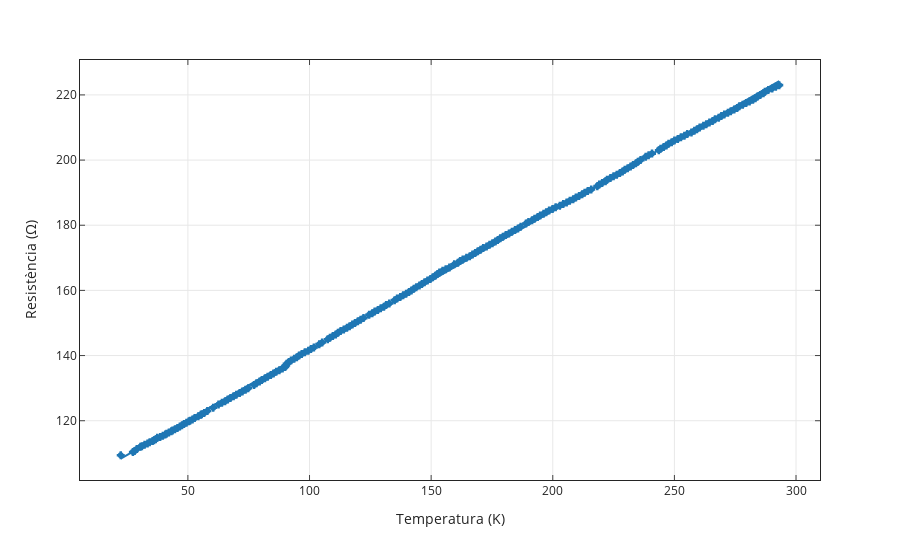

The code cell stored with this chart in its notebook:
### Code cell
fig=px.scatter(d1,x='Tk',y='Rohm',template='simple_white', trendline="ols",error_x='Inc',error_y='Inc.1',
 labels={
                     "Tk": "Temperatura (K)",
#                      "y": "Resistència $\\text{Resistència }(\Omega)$"
                     "Rohm":resist +"(&#x2126;)"
                 },                
               )
               
fig.update_layout(
    title={
#         'text': "Resistència (&#x2126;) en funció de la temperatura (K)",
        'y':0.9,
        'x':0.5,
        'xanchor': 'center',
        'yanchor': 'bottom'
        })
fig.update_xaxes(ticks="inside",
                mirror='ticks',showline=True,showgrid=True
                )
fig.update_yaxes(ticks="inside",
                mirror='ticks',showline=True,showgrid=True
                
                )

fig.show()
results = px.get_trendline_results(fig)
results = results.iloc[0]["px_fit_results"].summary()
print(results)
fig.write_image("positiu.pdf",engine="kaleido")

### Figure 1 — Plotly figure (JSON) as saved in the notebook; plotly's stock layout.template omitted (floating-point values rounded to 4 significant figures; data arrays with more than 128 entries replaced by an {"elided": "..."} marker saying what was removed)
{"data": [{"error_x": {"array": {"elided": "223 float values"}}, "error_y": {"array": {"elided": "223 float values"}}, "hovertemplate": "Temperatura (K)=%{x}<br>Resistència (&#x2126;)=%{y}<extra></extra>", "legendgroup": "", "marker": {"color": "#1F77B4", "symbol": "circle"}, "mode": "markers", "name": "", "orientation": "v", "showlegend": false, "type": "scatter", "x": {"elided": "223 float values"}, "xaxis": "x", "y": {"elided": "223 float values"}, "yaxis": "y"}, {"hovertemplate": "<b>OLS trendline</b><br>Rohm = 0.428211 * Tk + 98.7634<br>R<sup>2</sup>=0.999705<br><br>Temperatura (K)=%{x}<br>Resistència (&#x2126;)=%{y} <b>(trend)</b><extra></extra>", "legendgroup": "", "marker": {"color": "#1F77B4", "symbol": "circle"}, "mode": "lines", "name": "", "showlegend": false, "type": "scatter", "x": {"elided": "223 float values"}, "xaxis": "x", "y": {"elided": "223 float values"}, "yaxis": "y"}], "layout": {"autosize": true, "legend": {"tracegroupgap": 0}, "margin": {"t": 60}, "title": {"x": 0.5, "xanchor": "center", "y": 0.9, "yanchor": "bottom"}, "xaxis": {"anchor": "y", "autorange": true, "domain": [0, 1], "mirror": "ticks", "range": [6.485, 309.0], "showgrid": true, "showline": true, "ticks": "inside", "title": {"text": "Temperatura (K)"}, "type": "linear"}, "yaxis": {"anchor": "x", "autorange": true, "domain": [0, 1], "mirror": "ticks", "range": [101.3, 231.1], "showgrid": true, "showline": true, "ticks": "inside", "title": {"text": "Resistència (&#x2126;)"}, "type": "linear"}}}
